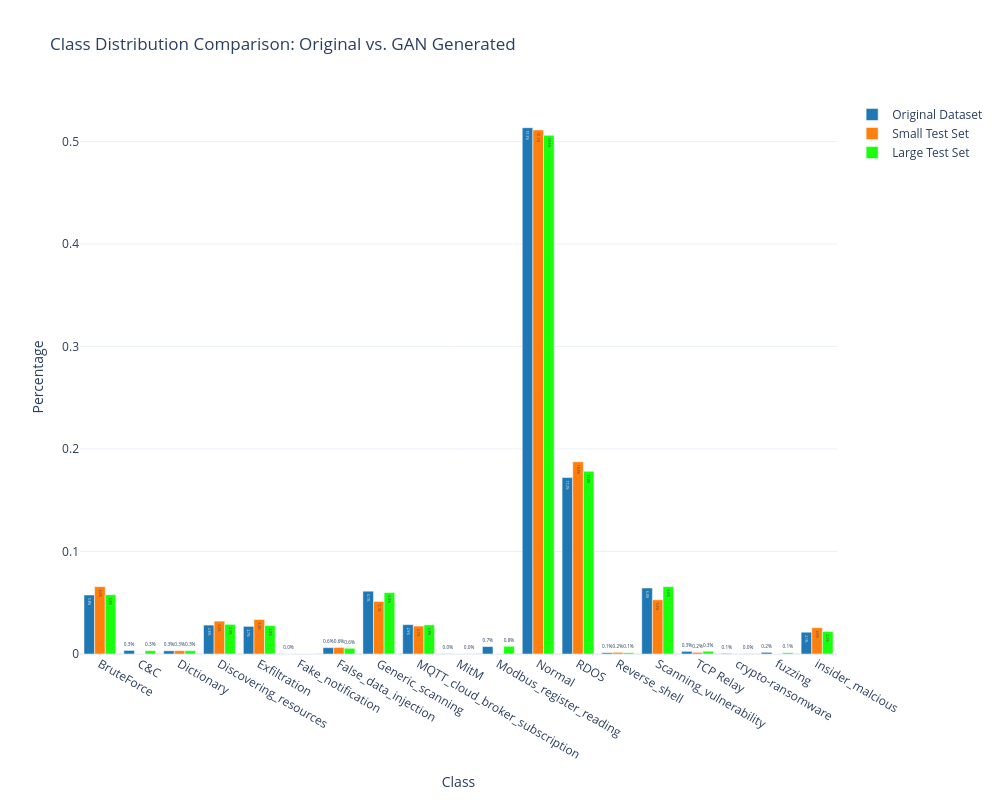

Write notebook code for a chart like this one.
### Code cell


### Figure 1 — Plotly figure (JSON) as saved in the notebook; plotly's stock layout.template omitted (floating-point values rounded to 4 significant figures)
{"data": [{"marker": {"color": "#1f77b4"}, "name": "Original Dataset", "text": ["5.8%", "0.3%", "0.3%", "2.8%", "2.7%", "0.0%", "0.6%", "6.1%", "2.9%", "0.0%", "0.7%", "51.3%", "17.2%", "0.1%", "6.4%", "0.3%", "0.1%", "0.2%", "2.1%"], "textposition": "auto", "type": "bar", "x": ["BruteForce", "C&C", "Dictionary", "Discovering_resources", "Exfiltration", "Fake_notification", "False_data_injection", "Generic_scanning", "MQTT_cloud_broker_subscription", "MitM", "Modbus_register_reading", "Normal", "RDOS", "Reverse_shell", "Scanning_vulnerability", "TCP Relay", "crypto-ransomware", "fuzzing", "insider_malcious"], "y": [0.05755, 0.003488, 0.003133, 0.0282, 0.02697, 3.411e-05, 0.006206, 0.06125, 0.02866, 0.0001425, 0.007252, 0.5134, 0.1721, 0.001238, 0.06439, 0.002582, 0.000558, 0.0016, 0.02126]}, {"marker": {"color": "#ff7f0e"}, "name": "Small Test Set", "text": ["6.6%", "0.0%", "0.3%", "3.2%", "3.4%", "0.0%", "0.6%", "5.1%", "2.7%", "0.0%", "0.0%", "51.1%", "18.8%", "0.2%", "5.3%", "0.2%", "0.0%", "0.0%", "2.6%"], "textposition": "auto", "type": "bar", "x": ["BruteForce", "C&C", "Dictionary", "Discovering_resources", "Exfiltration", "Fake_notification", "False_data_injection", "Generic_scanning", "MQTT_cloud_broker_subscription", "MitM", "Modbus_register_reading", "Normal", "RDOS", "Reverse_shell", "Scanning_vulnerability", "TCP Relay", "crypto-ransomware", "fuzzing", "insider_malcious"], "y": [0.06571, 0.0, 0.003205, 0.03205, 0.03365, 0.0, 0.00641, 0.05128, 0.02724, 0.0, 0.0, 0.5112, 0.1875, 0.001603, 0.05288, 0.001603, 0.0, 0.0, 0.02564]}, {"marker": {"color": "#1aff0e"}, "name": "Large Test Set", "text": ["5.8%", "0.3%", "0.3%", "2.9%", "2.8%", "0.0%", "0.6%", "6.0%", "2.8%", "0.0%", "0.8%", "50.6%", "17.8%", "0.1%", "6.6%", "0.3%", "0.0%", "0.1%", "2.2%"], "textposition": "auto", "type": "bar", "x": ["BruteForce", "C&C", "Dictionary", "Discovering_resources", "Exfiltration", "Fake_notification", "False_data_injection", "Generic_scanning", "MQTT_cloud_broker_subscription", "MitM", "Modbus_register_reading", "Normal", "RDOS", "Reverse_shell", "Scanning_vulnerability", "TCP Relay", "crypto-ransomware", "fuzzing", "insider_malcious"], "y": [0.05784, 0.003242, 0.003242, 0.02892, 0.02775, 0.0, 0.005576, 0.05991, 0.0284, 0.0001297, 0.007522, 0.506, 0.1782, 0.001297, 0.06575, 0.002723, 0.0002594, 0.001297, 0.02192]}], "layout": {"barmode": "group", "height": 800, "showlegend": true, "title": {"text": "Class Distribution Comparison: Original vs. GAN Generated"}, "width": 1000, "xaxis": {"title": {"text": "Class"}, "type": "category"}, "yaxis": {"title": {"text": "Percentage"}}}}
